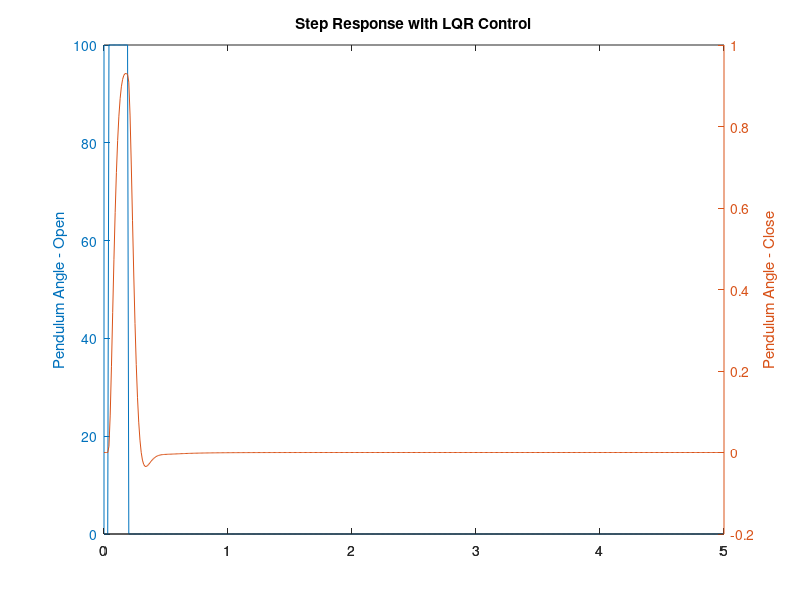

This chart was generated by the following MATLAB code:
# --------------------------------------------------
# Instituto Tecnológico de Costa Rica
# Escuela de Ing. Electrónica
# Control Automático
# Estudiantes:
#   Luis Leon
#   Esteban Hidalgo
#   Diego Aguilar
# Semestre I - 2018
# --------------------------------------------------

# Load control package
pkg load control

# System Description in a Controlable form
A = [0 1 0; 0 0 1; 377 81.44 -4.468];
B = [0; 10.41; 0];
C = [1 0 0];
D = 0;
states = {'theta' 'omega' 'alpha'};
inputs = {'u'};
outputs = {'tetha'};
sys_ss = ss(A,B,C,D,'statename',states,'inputname',inputs,'outputname',outputs);

# Initial Parameters
R = 1;
Q = [1 0 0; 0 1 0; 0 0 1];
error = 0.75;
qError = 1/(error*error);
Q = qError*Q;
# First estimation
K = lqr(A,B,Q,R);

printf("First Iteration:\n");
K

# New System
Ad = [A-B*K];
Bd = [B];
Cd = [C];
Dd = [D];

sys_cl = ss(Ad,Bd,Cd,Dd,'statename',states,'inputname',inputs,'outputname',outputs);

# Plotting
t = 0:0.01:5;
for i = 1:size(t)(2)
    if (i < 5 || i > 20)
        u(i) = 0;
    else
        u(i) = 100;
    endif
endfor

[ycl,t,x]=lsim(sys_cl,u,t);
[yss,t,x]=lsim(sys_ss,u,t);
yss = yss*(1/max(yss));
[AX,H1,H2] = plotyy(t,u,t,ycl);
set(get(AX(1),'Ylabel'),'String','Pendulum Angle - Open')
set(get(AX(2),'Ylabel'),'String','Pendulum Angle - Close')
title('Step Response with LQR Control')






